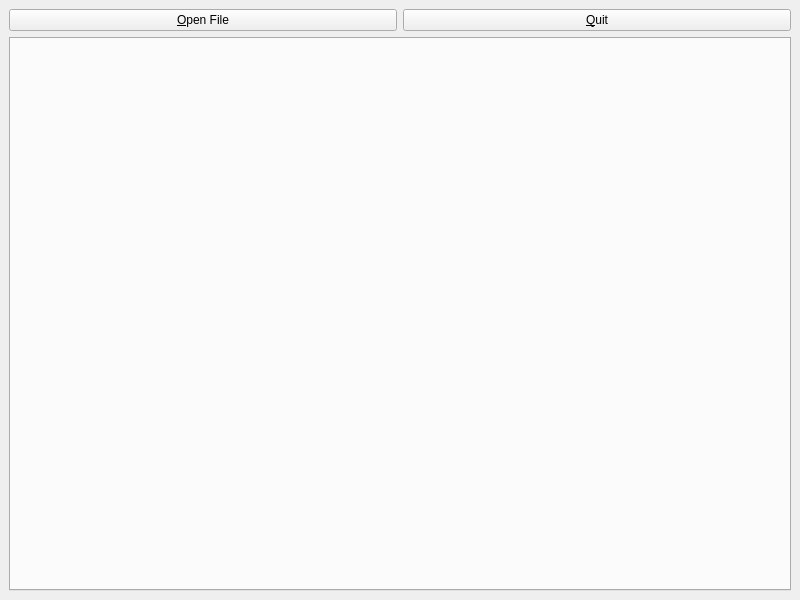
<?xml version="1.0" encoding="UTF-8"?>
<ui version="4.0">
 <class>MainForm</class>
 <widget class="QMainWindow" name="MainForm">
  <property name="geometry">
   <rect>
    <x>0</x>
    <y>0</y>
    <width>800</width>
    <height>600</height>
   </rect>
  </property>
  <property name="windowTitle">
   <string>Main Window</string>
  </property>
  <widget class="QWidget" name="m_centralWidget">
   <layout class="QVBoxLayout" name="m_centralLayout">
    <item>
     <layout class="QHBoxLayout" name="m_buttonLayout">
      <item>
       <widget class="QPushButton" name="m_openFileButton">
        <property name="text">
         <string>&amp;Open File</string>
        </property>
       </widget>
      </item>
      <item>
       <widget class="QPushButton" name="m_quitButton">
        <property name="text">
         <string>&amp;Quit</string>
        </property>
        <property name="flat">
         <bool>false</bool>
        </property>
       </widget>
      </item>
     </layout>
    </item>
    <item>
     <widget class="QTabWidget" name="m_tabWidget">
      <property name="currentIndex">
       <number>-1</number>
      </property>
     </widget>
    </item>
   </layout>
  </widget>
 </widget>
 <resources/>
 <connections/>
</ui>
